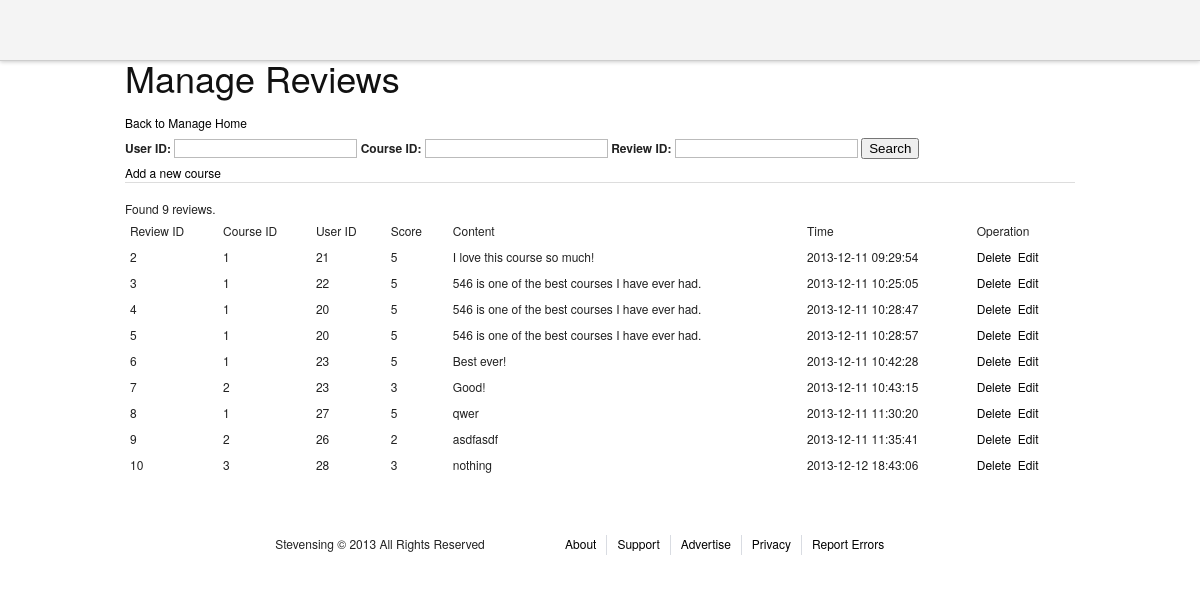
/admin/managereviews.php, run on an earlier commit of the app's database.
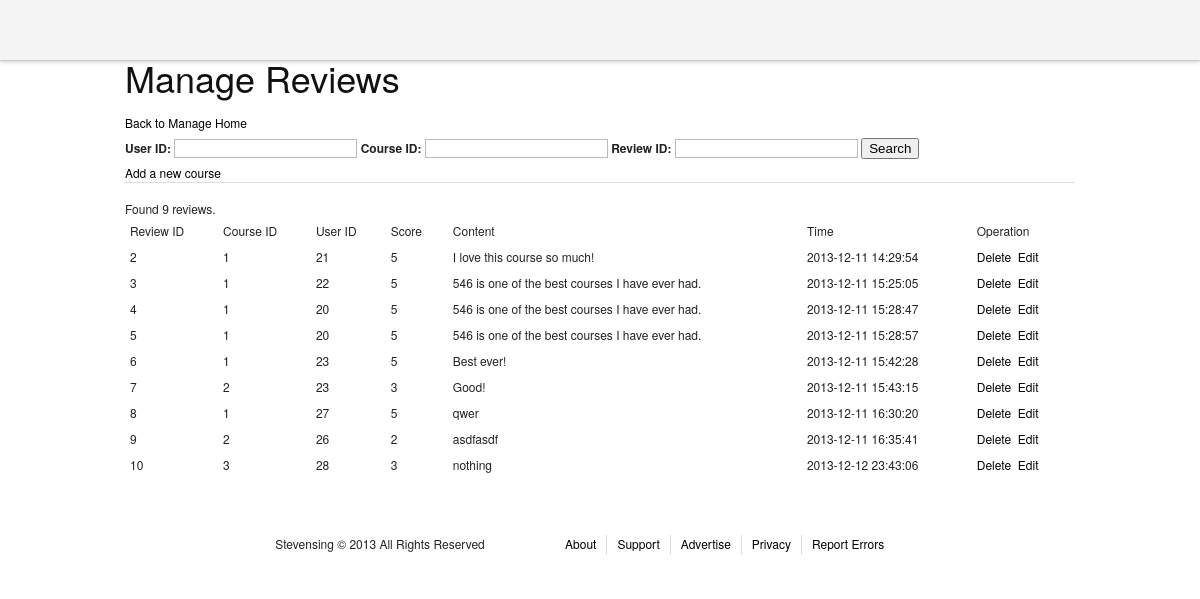
And on a later commit of the database.
### tables this page shows
CREATE TABLE IF NOT EXISTS `reviews` (
  `review_id` int(11) NOT NULL AUTO_INCREMENT,
  `course_id` int(11) NOT NULL,
  `user_id` int(11) NOT NULL,
  `score` tinyint(4) NOT NULL,
  `content` varchar(3000) NOT NULL,
  `timestamp` timestamp NOT NULL DEFAULT CURRENT_TIMESTAMP ON UPDATE CURRENT_TIMESTAMP,
  PRIMARY KEY (`review_id`),
  KEY `course_id` (`course_id`)
);

### admin/managereviews.php (the view, shortened to what this page needs)
<?php
include "header.php";
include "../mysqli_connection.php";
?>
<div>
<h1>Manage Reviews</h1>
<a href = "adminhome.php">Back to Manage Home</a>
</div>
<div>
<form action = "#" method = "GET">
<label for = "user_id">User ID: </label><input type = "text" name = "user_id" value = "<?php echo isset($_GET['user_id'])?$_GET['user_id']:"";?>" />
<label for = "course_id">Course ID: </label><input type = "text" name = "course_id" value = "<?php echo isset($_GET['course_id'])?$_GET['course_id']:"";?>" />
<label for = "review_id">Review ID: </label><input type = "text" name = "review_id" value = "<?php echo isset($_GET['review_id'])?$_GET['review_id']:"";?>" />
<input type = "submit" value = "Search" />
</form>
</div>
<div>
<a href="editcourse.php">Add a new course</a>
</div>
<hr />
<div>
<table>
<thead >
<td>Review ID</td><td>Course ID</td><td>User ID</td><td>Score </td><td>Content</td><td>Time </td><td>Operation</td>
</thead>
<tbody>
<?php
$filter = "true";
$perNumber = 25;
if(isset($_GET['page']))$page = $_GET['page'];
else $page=1;
$count = $mysqli->query("select count(*) from reviews WHERE " . $filter . ";");
$rs = mysqli_fetch_array($count);
$totalNumber = $rs[0];
if ($totalNumber == 0){
        echo "<div><font color='red'>No result!</font></div>";
}
else{
        echo "<div>Found " . $totalNumber. " reviews.</div>";
}
$startCount = ($page - 1) * $perNumber;
$result = $mysqli->query("select * from reviews WHERE (" . $filter .") LIMIT $startCount, $perNumber");
if ($result){
        while ($row = mysqli_fetch_array($result)){
?>
<tr>
<td><?php echo $row["review_id"];?></td>
<td><?php echo $row["course_id"];?></td>
<td><?php echo $row["user_id"];?></td>
<td><?php echo $row["score"];?></td>
<td><?php echo $row["content"];?></td>
<td><?php echo $row["timestamp"];?></td>
<td><a href="javascript:" onclick = "show_delete_yes(this,<?php echo $row['course_id'];?>);" >Delete</a>&nbsp&nbsp<a href="editcourse.php?id=<?php echo $row['course_id'];?>">Edit</a></td>
</tr>
</tbody>
<?php
        }
 }
?>
</table>
</div>
<?php
include "footer.php";

What changed in the data, as far as the page shows it:
changed reviews "I love this course so much!": timestamp "2013-12-11 09:29:54" → "2013-12-11 14:29:54"
changed reviews id 3: timestamp "2013-12-11 10:25:05" → "2013-12-11 15:25:05"
changed reviews id 4: timestamp "2013-12-11 10:28:47" → "2013-12-11 15:28:47"
changed reviews id 5: timestamp "2013-12-11 10:28:57" → "2013-12-11 15:28:57"
changed reviews "Best ever!": timestamp "2013-12-11 10:42:28" → "2013-12-11 15:42:28"
changed reviews "Good!": timestamp "2013-12-11 10:43:15" → "2013-12-11 15:43:15"
changed reviews "qwer": timestamp "2013-12-11 11:30:20" → "2013-12-11 16:30:20"
changed reviews "asdfasdf": timestamp "2013-12-11 11:35:41" → "2013-12-11 16:35:41"
changed reviews "nothing": timestamp "2013-12-12 18:43:06" → "2013-12-12 23:43:06"
